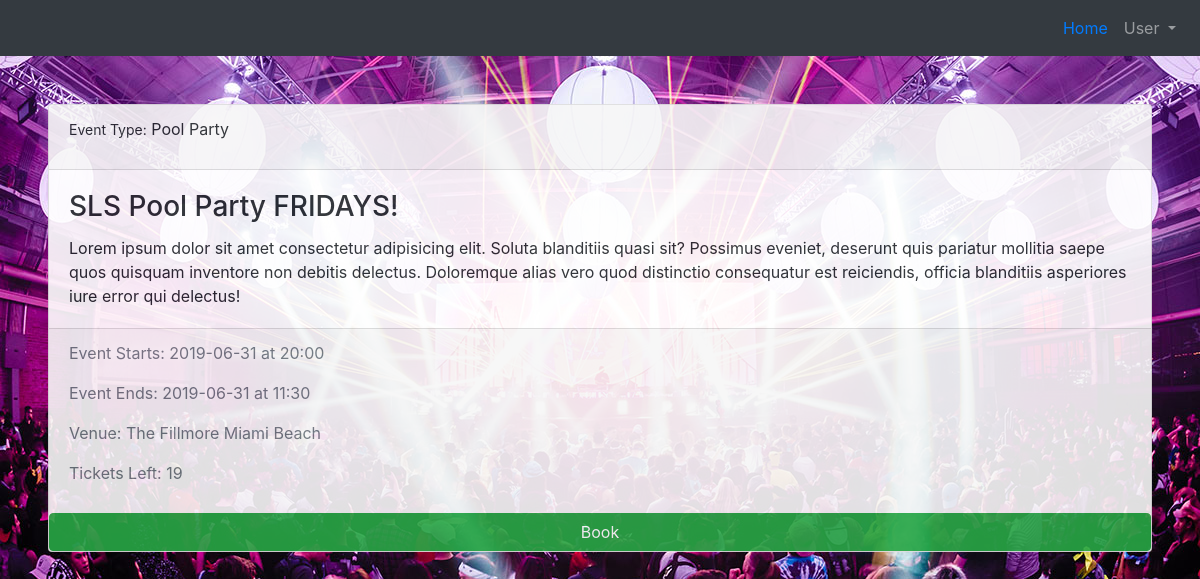
Screenshot of /event/2 with the database file from the repository.
### tables this page shows
CREATE TABLE 'events' ( eventID INTEGER PRIMARY KEY AUTOINCREMENT NOT NULL,'eventName' VARCHAR NOT NULL,'ticketsLeft' INTEGER NOT NULL,
  type VARCHAR NOT NULL,'startDate' date NOT NULL,'endDate' date NOT NULL,
  description VARCHAR NOT NULL,
  venueID INTEGER NOT NULL,
  adminID INTEGER NOT NULL
, 'endTime'  time NOT NULL  , 'startTime'  time NOT NULL  );

CREATE TABLE 'venues' ( venueID INTEGER PRIMARY KEY AUTOINCREMENT NOT NULL,'venueName' VARCHAR NOT NULL,
  capacity INTEGER NOT NULL,
  address1 VARCHAR NOT NULL,
  address2 VARCHAR NOT NULL,
  city VARCHAR NOT NULL,
  state CHAR(2) NOT NULL,
  zip CHAR(5) NOT NULL,
  adminID INTEGER NOT NULL
);

### application.py (the view)
@app.route("/event/<eventID>", methods=["GET", "POST"])
def event(eventID):
    if 'admin' in session.keys():
        return redirect("/admin")
    if request.method == "GET":
        if not eventID or eventID.isdigit() is False:
            return redirect("/")
        else:
            events = db.execute(eventQry, eventID=eventID)
            venues = db.execute(allVenueQry)
            for event in events:
                for venue in venues:
                    if venue["venueID"] == event["venueID"]:
                        event["venueName"] = venue["venueName"]
            if len(events) != 1:
                return redirect("/")
            else:
                return render_template("event.html", event=events[0])

### application.py (called while the page is built)
@app.after_request
def after_request(response):
    response.headers["Cache-Control"] = "no-cache, no-store, must-revalidate"
    response.headers["Expires"] = 0
    response.headers["Pragma"] = "no-cache"
    return response

### templates/event.html (shortened to what this page needs)
{% extends "base.html" %}
{% block body %}
<div class="card-column" mx-auto>
    <div class="card" mx-auto>
        <div class="card-header">
            <p><span style="font-size:14px">Event Type:</span> {{ event.type }}</p>
        </div>
        <div class="card-body">
            <h3 class="card-title">{{ event.eventName }}</h3>
            <p class="card-text">{{ event.description }}</p>
        </div>
        <div class="card-footer text-muted">
            <p>Event Starts: {{ event.startDate }} at {{ event.startTime }}</p>
            <p>Event Ends: {{ event.endDate }} at {{ event.endTime }}</p>
            <p>Venue: {{event.venueName}}</p>
            <p>Tickets Left: {{ event.ticketsLeft }}</p>
        </div>
            <a href="{{ '/book/%s'%event.eventID|urlencode }}" class="btn btn-success">Book</a>
        </div>
</div>
{%endblock %}

### templates/event.html (style rules this page uses)
body { background-image: url("/static/img/event_pic/second.jpg"); background-repeat: no-repeat; background-color: #cccccc; background-size: cover; }
.card { opacity: 0.9; }

### rows the page displays
events: type "Pool Party", eventName "SLS Pool Party FRIDAYS!", description "Lorem ipsum dolor sit amet consectetur adipisicing elit. Soluta blanditiis quasi sit? Possimus eveniet, deserunt quis pariatur mollitia saepe quos quisquam inventore non debitis delectus. Doloremque alias vero quod distinctio consequatur est reiciendis, officia blanditiis asperiores iure error qui delectus!", startDate "2019-06-31", startTime "20:00", endDate "2019-06-31", endTime "11:30", ticketsLeft "19"
venues: venueName "The Fillmore Miami Beach"
